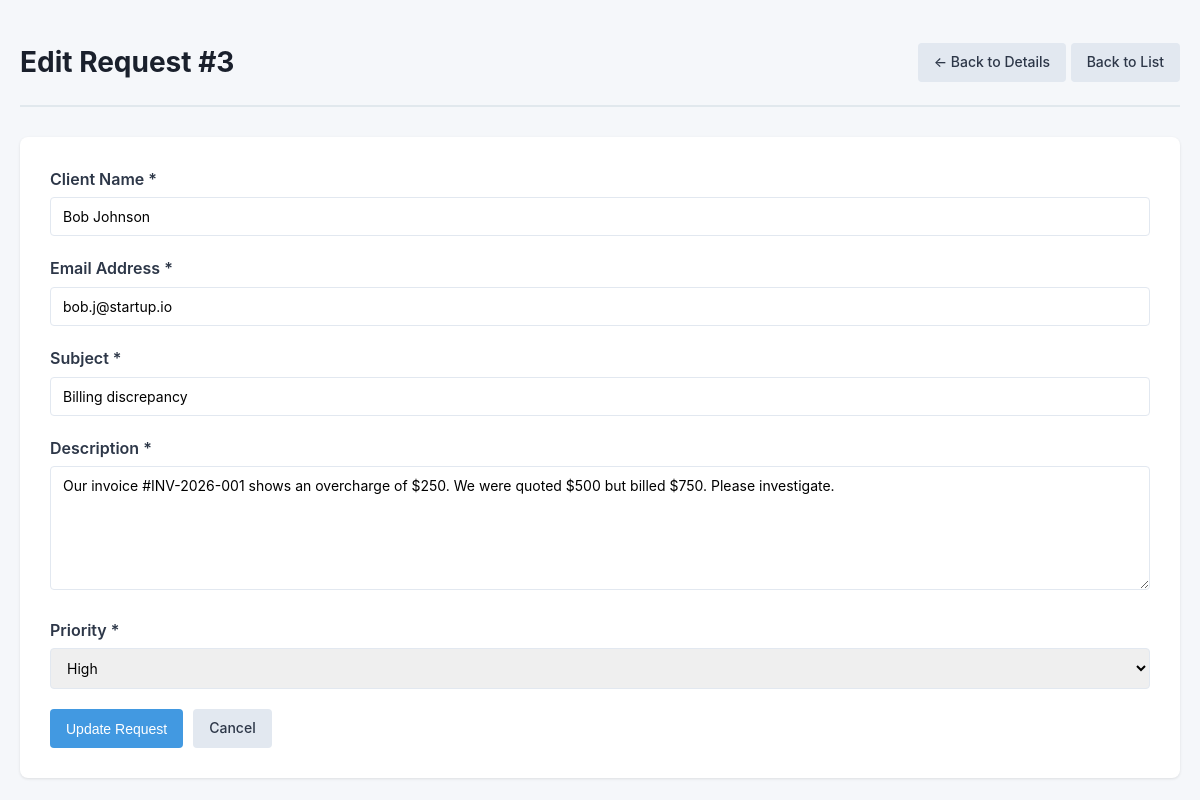
The page /edit.php?id=3 on the database its author committed.
### tables this page shows
CREATE TABLE IF NOT EXISTS requests (
    id INT AUTO_INCREMENT PRIMARY KEY,
    fullname VARCHAR(100) NOT NULL,
    email VARCHAR(255) NOT NULL,
    subject VARCHAR(255) NOT NULL,
    description TEXT NOT NULL,
    priority ENUM('low', 'normal', 'high') NOT NULL DEFAULT 'normal',
    status ENUM('new', 'in_progress', 'closed') NOT NULL DEFAULT 'new',
    created_at TIMESTAMP DEFAULT CURRENT_TIMESTAMP,
    updated_at TIMESTAMP DEFAULT CURRENT_TIMESTAMP ON UPDATE CURRENT_TIMESTAMP,
    INDEX idx_status (status),
    INDEX idx_priority (priority),
    INDEX idx_email (email),
    INDEX idx_name (fullname)
);

### includes/Database.php (called while the page is built, shortened)
<?php
class Database {
    private static $instance = null;
    private $connection;
    private function __construct() {
            $configPath = __DIR__ . '/../config/database.php';
        $config = require_once $configPath;
        try {
            $dsn = sprintf(
                'mysql:host=%s;port=%s;dbname=%s;charset=%s',
                $config['host'],
                $config['port'] ?? '3306',
                $config['database'],
                $config['charset']
            );
            $this->connection = new PDO(
                $dsn,
                $config['username'],
                $config['password'],
                [
                    PDO::ATTR_ERRMODE => PDO::ERRMODE_EXCEPTION,
                    PDO::ATTR_DEFAULT_FETCH_MODE => PDO::FETCH_ASSOC,
                    PDO::ATTR_EMULATE_PREPARES => false,
                    PDO::MYSQL_ATTR_INIT_COMMAND => "SET NAMES utf8"
                ]
            );
        } catch (PDOException $e) {
            die('Database connection failed: ' . $e->getMessage());
        }
    }
    public static function getInstance() {
        if (self::$instance === null) {
            self::$instance = new self();
        }
        return self::$instance;
    }
    public function getConnection() {
        return $this->connection;
    }
}

### config/database.php (called while the page is built)
<?php
$host = getenv('MYSQL_HOST') ?: 'localhost';
$port = getenv('MYSQL_PORT') ?: '3306';
$database = getenv('MYSQL_DATABASE') ?: 'request_system';
$username = getenv('MYSQL_USER') ?: 'root';
$password = getenv('MYSQL_PASSWORD') ?: '';
return [
    'host' => $host,
    'port' => $port,
    'database' => $database,
    'username' => $username,
    'password' => $password,
    'charset' => 'utf8'
];

### includes/Request.php (called while the page is built, shortened)
<?php
require_once __DIR__ . '/Database.php';
class Request {
    private $db;
    public function __construct() {
        $this->db = Database::getInstance()->getConnection();
    }
    public function getById($id) {
        $stmt = $this->db->prepare("SELECT * FROM requests WHERE id = :id");
        $stmt->execute([':id' => $id]);
        return $stmt->fetch();
    }
}

### includes/helpers.php (called while the page is built, shortened)
<?php
function escape($string) {
    return htmlspecialchars($string, ENT_QUOTES, 'UTF-8');
}

### edit.php (the view, shortened to what this page needs)
<?php
require_once 'includes/Database.php';
require_once 'includes/Request.php';
require_once 'includes/helpers.php';
$requestModel = new Request();
$id = isset($_GET['id']) ? (int)$_GET['id'] : 0;
$request = $requestModel->getById($id);
$errors = [];
$formData = [
    'fullname' => $request['fullname'],
    'email' => $request['email'],
    'subject' => $request['subject'],
    'description' => $request['description'],
    'priority' => $request['priority']
];
?>
<!DOCTYPE html>
<html lang="en">
<head>
    <link rel="stylesheet" href="css/style.css">
</head>
<body>
    <div class="container">
        <header>
            <h1>Edit Request #<?= $request['id'] ?></h1>
            <div>
                <a href="view.php?id=<?= $request['id'] ?>" class="btn btn-secondary">← Back to Details</a>
                <a href="index.php" class="btn btn-secondary">Back to List</a>
            </div>
        </header>
        <form method="POST" class="request-form">
            <div class="form-group">
                <label for="fullname">Client Name *</label>
                <input type="text" id="fullname" name="fullname"
                       value="<?= escape($formData['fullname'] ?? '') ?>"
                       class="<?= isset($errors['fullname']) ? 'error' : '' ?>">
            </div>
            <div class="form-group">
                <label for="email">Email Address *</label>
                <input type="email" id="email" name="email"
                       value="<?= escape($formData['email'] ?? '') ?>"
                       class="<?= isset($errors['email']) ? 'error' : '' ?>">
            </div>
            <div class="form-group">
                <label for="subject">Subject *</label>
                <input type="text" id="subject" name="subject"
                       value="<?= escape($formData['subject'] ?? '') ?>"
                       class="<?= isset($errors['subject']) ? 'error' : '' ?>">
            </div>
            <div class="form-group">
                <label for="description">Description *</label>
                <textarea id="description" name="description" rows="6"
                          class="<?= isset($errors['description']) ? 'error' : '' ?>"><?= escape($formData['description'] ?? '') ?></textarea>
            </div>
            <div class="form-group">
                <label for="priority">Priority *</label>
                <select id="priority" name="priority" class="<?= isset($errors['priority']) ? 'error' : '' ?>">
                    <option value="high" <?= $formData['priority'] === 'high' ? 'selected' : '' ?>>High</option>
                </select>
            </div>
            <div class="form-actions">
                <button type="submit" class="btn btn-primary">Update Request</button>
                <a href="view.php?id=<?= $request['id'] ?>" class="btn btn-secondary">Cancel</a>
            </div>
        </form>
    </div>
</body>
</html>

### css/style.css (style rules this page uses)
* { margin: 0; padding: 0; box-sizing: border-box; }
body { font-family: -apple-system, BlinkMacSystemFont, "Segoe UI", Roboto, "Helvetica Neue", Arial, sans-serif; background: #f5f7fa; color: #333; line-height: 1.6; padding: 20px; }
.container { max-width: 1200px; margin: 0 auto; }
header { display: flex; justify-content: space-between; align-items: center; padding: 20px 0; border-bottom: 2px solid #e1e8ed; margin-bottom: 30px; }
header h1 { font-size: 28px; color: #1a202c; }
.btn { display: inline-block; padding: 8px 16px; border: none; border-radius: 4px; font-size: 14px; font-weight: 500; text-decoration: none; cursor: pointer; transition: background 0.2s; }
.btn-primary { background: #4299e1; color: white; }
.btn-secondary { background: #e2e8f0; color: #2d3748; }
.request-form { background: white; padding: 30px; border-radius: 8px; box-shadow: 0 1px 3px rgba(0,0,0,0.1); }
.form-group { margin-bottom: 20px; }
.form-group label { display: block; margin-bottom: 5px; font-weight: 600; color: #2d3748; }
.form-group input, .form-group textarea, .form-group select { width: 100%; padding: 10px 12px; border: 1px solid #e2e8f0; border-radius: 4px; font-size: 14px; font-family: inherit; }
.form-actions { display: flex; gap: 10px; margin-top: 20px; }

### rows shown on the page
requests: id "3", fullname "Bob Johnson", email "bob.j@startup.io", subject "Billing discrepancy", description "Our invoice #INV-2026-001 shows an overcharge of $250. We were quoted $500 but billed $750. Please investigate.", priority "High"
